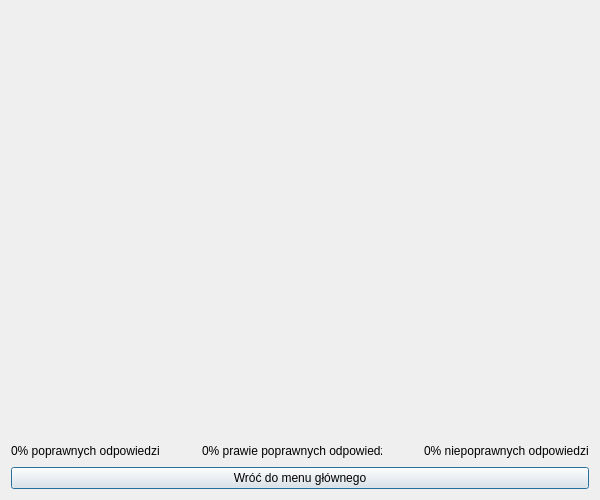
<?xml version="1.0" encoding="UTF-8"?>
<ui version="4.0">
 <class>TypesOfAnswerStatisticsWindow</class>
 <widget class="QDialog" name="TypesOfAnswerStatisticsWindow">
  <property name="geometry">
   <rect>
    <x>0</x>
    <y>0</y>
    <width>600</width>
    <height>500</height>
   </rect>
  </property>
  <property name="minimumSize">
   <size>
    <width>600</width>
    <height>500</height>
   </size>
  </property>
  <property name="maximumSize">
   <size>
    <width>600</width>
    <height>500</height>
   </size>
  </property>
  <property name="windowTitle">
   <string>Dialog</string>
  </property>
  <layout class="QGridLayout" name="gridLayout">
   <item row="0" column="0" colspan="5">
    <widget class="QFrame" name="horizontalFrame">
     <layout class="QHBoxLayout" name="horizontalLayout"/>
    </widget>
   </item>
   <item row="2" column="0" colspan="5">
    <widget class="QPushButton" name="closeButton">
     <property name="text">
      <string>Wróć do menu głównego</string>
     </property>
    </widget>
   </item>
   <item row="1" column="2">
    <widget class="QLabel" name="label2">
     <property name="maximumSize">
      <size>
       <width>16777215</width>
       <height>15</height>
      </size>
     </property>
     <property name="text">
      <string>0% prawie poprawnych odpowiedzi</string>
     </property>
    </widget>
   </item>
   <item row="1" column="4">
    <widget class="QLabel" name="label3">
     <property name="enabled">
      <bool>true</bool>
     </property>
     <property name="maximumSize">
      <size>
       <width>16777215</width>
       <height>15</height>
      </size>
     </property>
     <property name="text">
      <string>0% niepoprawnych odpowiedzi</string>
     </property>
    </widget>
   </item>
   <item row="1" column="0">
    <widget class="QLabel" name="label1">
     <property name="maximumSize">
      <size>
       <width>16777215</width>
       <height>15</height>
      </size>
     </property>
     <property name="text">
      <string>0% poprawnych odpowiedzi</string>
     </property>
    </widget>
   </item>
   <item row="1" column="3">
    <spacer name="horizontalSpacer">
     <property name="orientation">
      <enum>Qt::Horizontal</enum>
     </property>
     <property name="sizeType">
      <enum>QSizePolicy::Fixed</enum>
     </property>
     <property name="sizeHint" stdset="0">
      <size>
       <width>30</width>
       <height>20</height>
      </size>
     </property>
    </spacer>
   </item>
   <item row="1" column="1">
    <spacer name="horizontalSpacer_2">
     <property name="orientation">
      <enum>Qt::Horizontal</enum>
     </property>
     <property name="sizeType">
      <enum>QSizePolicy::Fixed</enum>
     </property>
     <property name="sizeHint" stdset="0">
      <size>
       <width>30</width>
       <height>20</height>
      </size>
     </property>
    </spacer>
   </item>
  </layout>
 </widget>
 <resources/>
 <connections/>
</ui>
